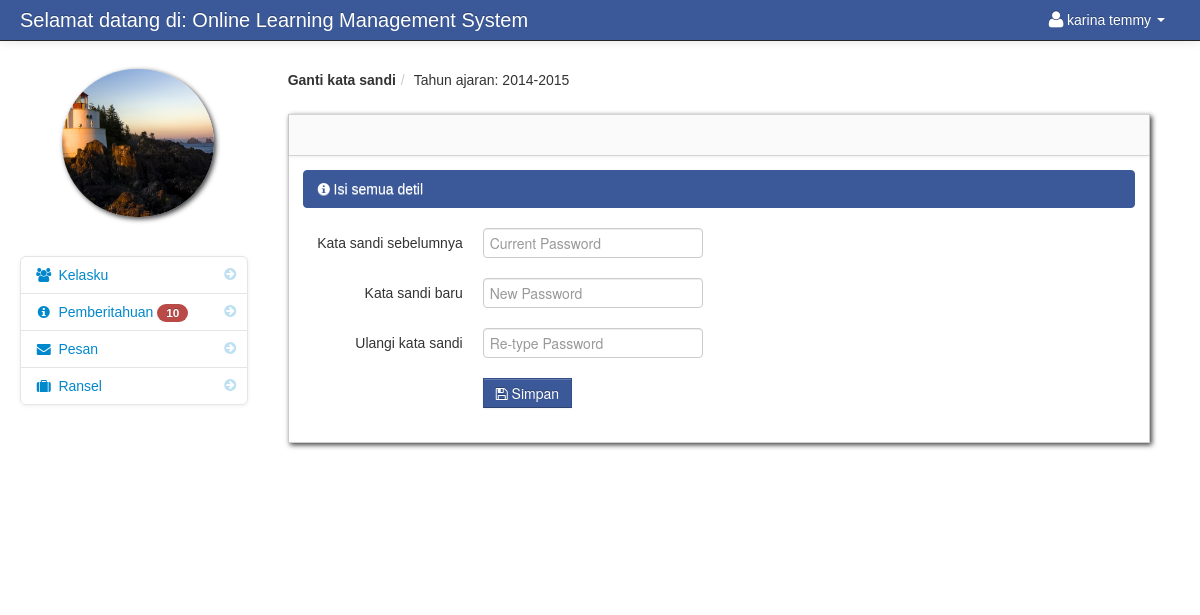
Page /change_password_student.php (signed in) on the committed database.
### tables this page shows
CREATE TABLE IF NOT EXISTS `student` (
  `student_id` int(11) NOT NULL AUTO_INCREMENT,
  `firstname` varchar(100) NOT NULL,
  `lastname` varchar(100) NOT NULL,
  `class_id` int(11) NOT NULL,
  `username` varchar(100) NOT NULL,
  `password` varchar(100) NOT NULL,
  `location` varchar(100) NOT NULL,
  `status` varchar(100) NOT NULL,
  `forum_notification` enum('0','1') NOT NULL DEFAULT '1',
  `email` varchar(30) NOT NULL,
  PRIMARY KEY (`student_id`)
);

CREATE TABLE IF NOT EXISTS `school_year` (
  `school_year_id` int(11) NOT NULL AUTO_INCREMENT,
  `school_year` varchar(100) NOT NULL,
  PRIMARY KEY (`school_year_id`)
);

### session.php (called while the page is built, shortened)
<?php
$session_id=$_SESSION['id'];
?>

### count.php (called while the page is built)
<?php
	$school_year_query = mysql_query("select * from school_year order by school_year DESC")or die(mysql_error());
	$school_year_query_row = mysql_fetch_array($school_year_query);
	$school_year = $school_year_query_row['school_year'];
	?>
	<?php $query_yes = mysql_query("select * from teacher_class_student
LEFT JOIN teacher_class ON teacher_class.teacher_class_id = teacher_class_student.teacher_class_id
LEFT JOIN class ON class.class_id = teacher_class.class_id
LEFT JOIN subject ON subject.subject_id = teacher_class.subject_id
LEFT JOIN teacher ON teacher.teacher_id = teacher_class_student.teacher_id
JOIN notification ON notification.teacher_class_id = teacher_class.teacher_class_id
where teacher_class_student.student_id = '$session_id' and school_year = '$school_year'   order by notification.date_of_notification DESC
")or die(mysql_error());
$count_no = mysql_num_rows($query_yes);
         ?>
<?php $query_no = mysql_query("select * from notification
LEFT JOIN notification_read ON notification_read.notification_id = notification.notification_id
where notification_read.student_id  = '$session_id'
")or die(mysql_error());
$count_yes = mysql_num_rows($query_no);
         ?>
<?php $not_read = $count_no -  $count_yes; ?>

### change_password_student.php (the view, shortened to what this page needs)
<?php include('header_dashboard.php'); ?>
<?php include('session.php'); ?>
    <body>
		<?php include('navbar_student.php'); ?>
        <div class="container-fluid">
            <div class="row-fluid">
				<?php include('change_password_sidebar_student.php'); ?>
                <div class="span9" id="content">
                     <div class="row-fluid">
					     <ul class="breadcrumb">
								<?php
								$school_year_query = mysql_query("select * from school_year order by school_year DESC")or die(mysql_error());
								$school_year_query_row = mysql_fetch_array($school_year_query);
								?>
								<li><a href="#"><b>Ganti kata sandi</b></a><span class="divider">/</span></li>
								<li><a href="#">Tahun ajaran: <?php echo $school_year_query_row['school_year']; ?></a></li>
						</ul>
                        <div id="block_bg" class="block">
                            <div class="navbar navbar-inner block-header">
                            </div>
                            <div class="block-content collapse in">
                                <div class="span12">
  								<div class="alert alert-info"><i class="icon-info-sign"></i> Isi semua detil</div>
								    <form  method="post" id="change_password" class="form-horizontal">
										<div class="control-group">
											<label class="control-label" for="inputEmail">Kata sandi sebelumnya</label>
											<div class="controls">
											<input type="password" id="current_password" name="current_password"  placeholder="Current Password">
											</div>
										</div>
										<div class="control-group">
											<label class="control-label" for="inputPassword">Kata sandi baru</label>
											<div class="controls">
											<input type="password" id="new_password" name="new_password" placeholder="New Password">
											</div>
										</div>
										<div class="control-group">
											<label class="control-label" for="inputPassword">Ulangi kata sandi</label>
											<div class="controls">
											<input type="password" id="retype_password" name="retype_password" placeholder="Re-type Password">
											</div>
										</div>
										<div class="control-group">
											<div class="controls">
											<button type="submit" class="btn btn-info"><i class="icon-save"></i> Simpan</button>
											</div>
										</div>
									</form>
                                </div>
                            </div>
                        </div>
                    </div>
                </div>
            </div>
		<?php include('footer.php'); ?>
        </div>
		<?php include('script.php'); ?>
    </body>
</html>

### navbar_student.php (shortened to what this page needs)
<div class="navbar navbar-fixed-top navbar-inverse">
        <div class="navbar-inner">
            <div class="container-fluid">
                <a class="brand" href="#">Selamat datang di: Online Learning Management System</a>
					<div class="nav-collapse collapse">
						<ul class="nav pull-right">
							<?php $query= mysql_query("select * from student where student_id = '$session_id'")or die(mysql_error());
									$row = mysql_fetch_array($query);
							?>
							<li class="dropdown">
							<link rel="stylesheet" href="popup1/style.css" type="text/css" />
								<a href="#" role="button" class="dropdown-toggle" data-toggle="dropdown"> <i class="icon-user icon-large"></i><?php echo $row['firstname']." ".$row['lastname'];  ?> <i class="caret"></i></a>
							</li>
						</ul>
					</div>
            </div>
        </div>
</div>

### change_password_sidebar_student.php (shortened to what this page needs)
<div class="span3" id="sidebar">
		<img id="avatar" class="img-circle" src="admin/<?php echo $row['location']; ?>">
		<?php include('count.php'); ?>
		<ul class="nav nav-list bs-docs-sidenav nav-collapse collapse">
			<li class=""><a href="dashboard_student.php"><i class="icon-chevron-right"></i><i class="icon-group"></i>&nbsp;Kelasku</a></li>
			<li class="">
				<a href="student_notification.php"><i class="icon-chevron-right"></i><i class="icon-info-sign"></i>&nbsp;Pemberitahuan
				<?php if($not_read == '0'){
				}else{ ?>
					<span class="badge badge-important"><?php echo $not_read; ?></span>
				<?php } ?>
				</a>
			</li>
			 <li class=""><a href="student_message.php"><i class="icon-chevron-right"></i><i class="icon-envelope-alt"></i>&nbsp;Pesan</a></li>
			 <li class=""><a href="backpack.php"><i class="icon-chevron-right"></i><i class="icon-suitcase"></i>&nbsp;Ransel</a></li>
		</ul>
</div>

### admin/assets/styles.css (style rules this page uses)
body { padding-top: 60px; padding-bottom: 40px; }
#content { margin-left:0px; }
.breadcrumb { margin: 0 0 0px; padding: 10px 0px; background-color: transparent; }
.block { background: url("../images/pixel-60fff.png") repeat scroll 0 0 rgba(0, 0, 0, 0) !important; border: 1px solid #ccc; background: white; margin: 1em 0em; border-top: none; -webkit-box-shadow: 2px 2px 5px rgba(0, 0, 6, 0.75); -moz-box-shadow: 2px 2px 5px rgba(0, 0, 6, 0.75); box-shadow: 2px 2px 5px rgba(0, 0, 6, 0.75); }
.block-content { margin: 1em; min-height: .25em; }
.block-header { margin-bottom: 0px; border-right: none; border-left: none; -webkit-border-radius: 0px; -moz-border-radius: 0px; border-radius: 0px; }
.bs-docs-sidenav { max-width: 228px; margin: 30px 0 0; padding: 0; background-color: #fff; -webkit-border-radius: 6px; -moz-border-radius: 6px; border-radius: 6px; -webkit-box-shadow: 0 1px 4px rgba(0,0,0,.065); -moz-box-shadow: 0 1px 4px rgba(0,0,0,.065); box-shadow: 0 1px 4px rgba(0,0,0,.065); }
.bs-docs-sidenav > li > a { display: block; width: 190px \9; margin: 0 0 -1px; padding: 8px 14px; border: 1px solid #e5e5e5; }
.bs-docs-sidenav > li:first-child > a { -webkit-border-radius: 6px 6px 0 0; -moz-border-radius: 6px 6px 0 0; border-radius: 6px 6px 0 0; }
.bs-docs-sidenav > li:last-child > a { -webkit-border-radius: 0 0 6px 6px; -moz-border-radius: 0 0 6px 6px; border-radius: 0 0 6px 6px; }
.bs-docs-sidenav .icon-chevron-right { float: right; margin-top: 2px; margin-right: -6px; opacity: .25; }

### popup1/style.css (style rules this page uses)
* { margin: 0; padding: 0; }
body, html { font-family: Calibri, "times new roman", sans-serif; }

### rows in the picture
student: firstname "karina", lastname "temmy", location (picture)
school_year: school_year "2014-2015"

### other values in the picture
$not_read "10"
